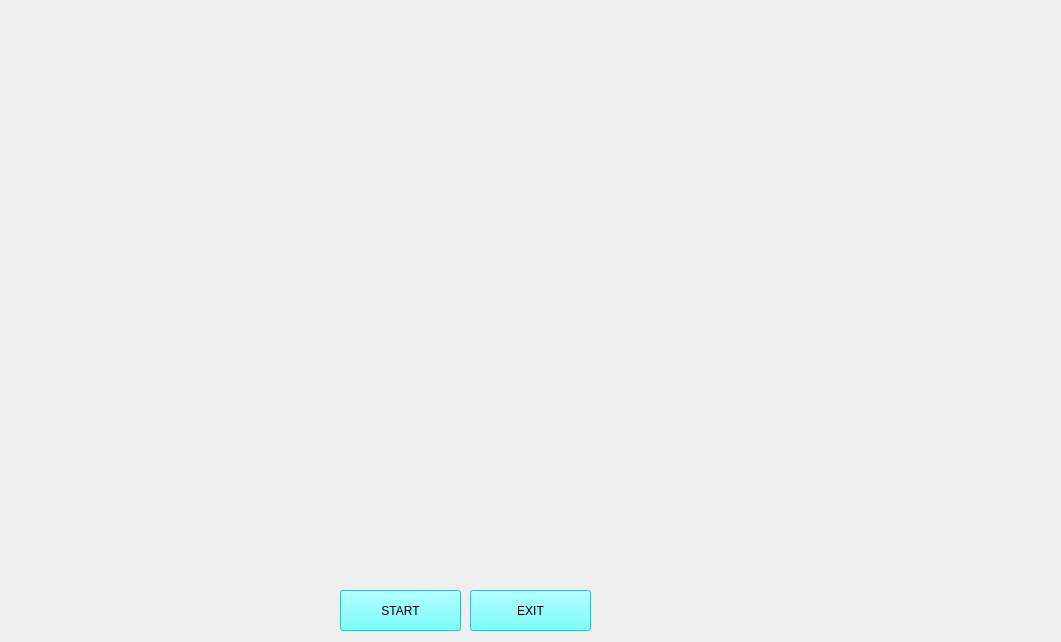
<?xml version="1.0" encoding="UTF-8"?>
<ui version="4.0">
 <class>JarvisUI</class>
 <widget class="QMainWindow" name="JarvisUI">
  <property name="geometry">
   <rect>
    <x>0</x>
    <y>0</y>
    <width>1061</width>
    <height>642</height>
   </rect>
  </property>
  <property name="windowTitle">
   <string>MainWindow</string>
  </property>
  <widget class="QWidget" name="centralwidget">
   <widget class="QLabel" name="label">
    <property name="geometry">
     <rect>
      <x>-170</x>
      <y>-90</y>
      <width>1381</width>
      <height>821</height>
     </rect>
    </property>
    <property name="text">
     <string/>
    </property>
    <property name="pixmap">
     <pixmap>../../G.U.I Material/B.G/Black_Template.jpg</pixmap>
    </property>
    <property name="scaledContents">
     <bool>true</bool>
    </property>
   </widget>
   <widget class="QLabel" name="label_2">
    <property name="geometry">
     <rect>
      <x>10</x>
      <y>-50</y>
      <width>301</width>
      <height>181</height>
     </rect>
    </property>
    <property name="text">
     <string/>
    </property>
    <property name="pixmap">
     <pixmap>../../G.U.I Material/ExtraGui/initial.gif</pixmap>
    </property>
    <property name="scaledContents">
     <bool>true</bool>
    </property>
   </widget>
   <widget class="QLabel" name="label_3">
    <property name="geometry">
     <rect>
      <x>-180</x>
      <y>70</y>
      <width>611</width>
      <height>401</height>
     </rect>
    </property>
    <property name="text">
     <string/>
    </property>
    <property name="pixmap">
     <pixmap>../../G.U.I Material/VoiceReg/__1.gif</pixmap>
    </property>
    <property name="scaledContents">
     <bool>true</bool>
    </property>
   </widget>
   <widget class="QLabel" name="label_4">
    <property name="geometry">
     <rect>
      <x>510</x>
      <y>20</y>
      <width>691</width>
      <height>421</height>
     </rect>
    </property>
    <property name="text">
     <string/>
    </property>
    <property name="pixmap">
     <pixmap>../../G.U.I Material/B.G/Iron_Template_1.gif</pixmap>
    </property>
    <property name="scaledContents">
     <bool>true</bool>
    </property>
   </widget>
   <widget class="QLabel" name="label_5">
    <property name="geometry">
     <rect>
      <x>0</x>
      <y>450</y>
      <width>331</width>
      <height>181</height>
     </rect>
    </property>
    <property name="text">
     <string/>
    </property>
    <property name="pixmap">
     <pixmap>../../G.U.I Material/ExtraGui/Health_Template.gif</pixmap>
    </property>
    <property name="scaledContents">
     <bool>true</bool>
    </property>
   </widget>
   <widget class="QLabel" name="label_6">
    <property name="geometry">
     <rect>
      <x>640</x>
      <y>410</y>
      <width>411</width>
      <height>221</height>
     </rect>
    </property>
    <property name="text">
     <string/>
    </property>
    <property name="pixmap">
     <pixmap>../../G.U.I Material/ExtraGui/B.G_Template_1.gif</pixmap>
    </property>
    <property name="scaledContents">
     <bool>true</bool>
    </property>
   </widget>
   <widget class="QTextBrowser" name="textBrowser">
    <property name="geometry">
     <rect>
      <x>340</x>
      <y>20</y>
      <width>131</width>
      <height>41</height>
     </rect>
    </property>
    <property name="styleSheet">
     <string notr="true">background-color : Transparent;
</string>
    </property>
    <property name="html">
     <string>&lt;!DOCTYPE HTML PUBLIC &quot;-//W3C//DTD HTML 4.0//EN&quot; &quot;http://www.w3.org/TR/REC-html40/strict.dtd&quot;&gt;
&lt;html&gt;&lt;head&gt;&lt;meta name=&quot;qrichtext&quot; content=&quot;1&quot; /&gt;&lt;style type=&quot;text/css&quot;&gt;
p, li { white-space: pre-wrap; }
&lt;/style&gt;&lt;/head&gt;&lt;body style=&quot; font-family:'MS Shell Dlg 2'; font-size:8.25pt; font-weight:400; font-style:normal;&quot;&gt;
&lt;p style=&quot;-qt-paragraph-type:empty; margin-top:0px; margin-bottom:0px; margin-left:0px; margin-right:0px; -qt-block-indent:0; text-indent:0px;&quot;&gt;&lt;br /&gt;&lt;/p&gt;&lt;/body&gt;&lt;/html&gt;</string>
    </property>
   </widget>
   <widget class="QTextBrowser" name="textBrowser_2">
    <property name="geometry">
     <rect>
      <x>480</x>
      <y>20</y>
      <width>131</width>
      <height>41</height>
     </rect>
    </property>
    <property name="styleSheet">
     <string notr="true">background-color : Transparent;
</string>
    </property>
    <property name="html">
     <string>&lt;!DOCTYPE HTML PUBLIC &quot;-//W3C//DTD HTML 4.0//EN&quot; &quot;http://www.w3.org/TR/REC-html40/strict.dtd&quot;&gt;
&lt;html&gt;&lt;head&gt;&lt;meta name=&quot;qrichtext&quot; content=&quot;1&quot; /&gt;&lt;style type=&quot;text/css&quot;&gt;
p, li { white-space: pre-wrap; }
&lt;/style&gt;&lt;/head&gt;&lt;body style=&quot; font-family:'MS Shell Dlg 2'; font-size:8.25pt; font-weight:400; font-style:normal;&quot;&gt;
&lt;p style=&quot;-qt-paragraph-type:empty; margin-top:0px; margin-bottom:0px; margin-left:0px; margin-right:0px; -qt-block-indent:0; text-indent:0px;&quot;&gt;&lt;br /&gt;&lt;/p&gt;&lt;/body&gt;&lt;/html&gt;</string>
    </property>
   </widget>
   <widget class="QTextBrowser" name="textBrowser_3">
    <property name="geometry">
     <rect>
      <x>630</x>
      <y>20</y>
      <width>131</width>
      <height>41</height>
     </rect>
    </property>
    <property name="styleSheet">
     <string notr="true">background-color : Transparent;
</string>
    </property>
    <property name="html">
     <string>&lt;!DOCTYPE HTML PUBLIC &quot;-//W3C//DTD HTML 4.0//EN&quot; &quot;http://www.w3.org/TR/REC-html40/strict.dtd&quot;&gt;
&lt;html&gt;&lt;head&gt;&lt;meta name=&quot;qrichtext&quot; content=&quot;1&quot; /&gt;&lt;style type=&quot;text/css&quot;&gt;
p, li { white-space: pre-wrap; }
&lt;/style&gt;&lt;/head&gt;&lt;body style=&quot; font-family:'MS Shell Dlg 2'; font-size:8.25pt; font-weight:400; font-style:normal;&quot;&gt;
&lt;p style=&quot;-qt-paragraph-type:empty; margin-top:0px; margin-bottom:0px; margin-left:0px; margin-right:0px; -qt-block-indent:0; text-indent:0px;&quot;&gt;&lt;br /&gt;&lt;/p&gt;&lt;/body&gt;&lt;/html&gt;</string>
    </property>
   </widget>
   <widget class="QPushButton" name="pushButton">
    <property name="geometry">
     <rect>
      <x>340</x>
      <y>590</y>
      <width>121</width>
      <height>41</height>
     </rect>
    </property>
    <property name="styleSheet">
     <string notr="true">font: 20pt &quot;MS Shell Dlg 2&quot;;
background-color: rgb(85, 255, 255);</string>
    </property>
    <property name="text">
     <string>START</string>
    </property>
   </widget>
   <widget class="QPushButton" name="pushButton_2">
    <property name="geometry">
     <rect>
      <x>470</x>
      <y>590</y>
      <width>121</width>
      <height>41</height>
     </rect>
    </property>
    <property name="styleSheet">
     <string notr="true">font: 20pt &quot;MS Shell Dlg 2&quot;;
background-color: rgb(85, 255, 255);</string>
    </property>
    <property name="text">
     <string>EXIT</string>
    </property>
   </widget>
  </widget>
 </widget>
 <resources>
  <include location="../../G.U.I Material/Buttons/Start.png"/>
  <include location="../../G.U.I Material/Buttons/START.qrc"/>
 </resources>
 <connections/>
</ui>
